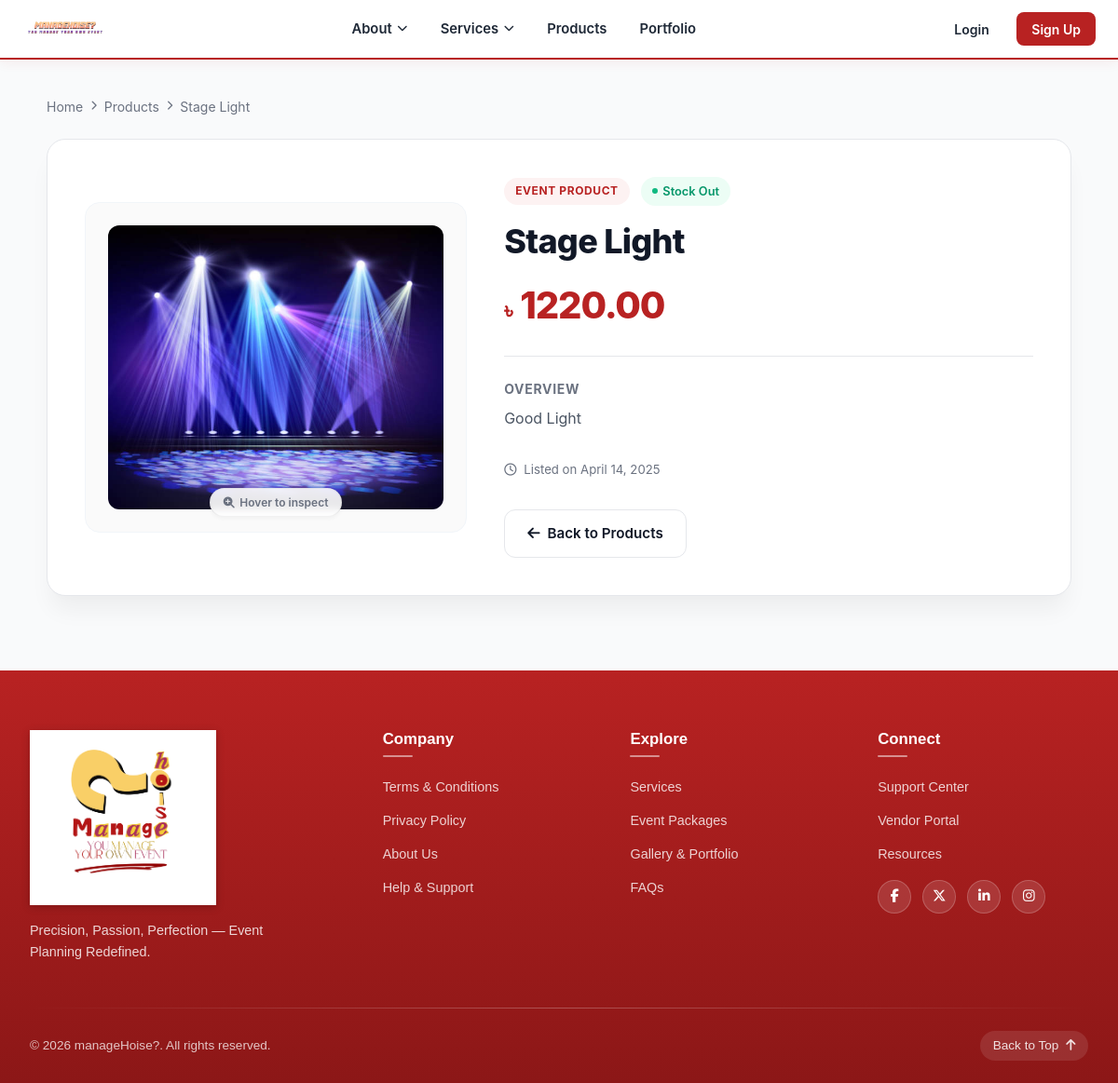
Screenshot of /product/2/ with the database file from the repository.
### EventApp/models.py (models this page shows, shortened)
class Product(models.Model):
    STATUS_CHOICES = (
        ('In Stock', 'In Stock'),
        ('Stock Out', 'Stock Out'),
        ('Will be available soon', 'Will be available soon'),
    )
    seller = models.ForeignKey(User, on_delete=models.CASCADE, related_name='products', null=True, blank=True)
    category = models.ForeignKey(Category, on_delete=models.CASCADE, related_name='products')
    name = models.CharField(max_length=100)
    description = models.TextField()
    price = models.DecimalField(max_digits=10, decimal_places=2)
    p_photo = models.ImageField(upload_to='product_photos/', null=True, blank=True)
    status = models.CharField(max_length=100, choices=STATUS_CHOICES, default='In Stock')
    created_at = models.DateTimeField(auto_now_add=True)

class Category(models.Model):
    name = models.CharField(max_length=100)
    description = models.TextField(blank=True, null=True)
    class Meta:
        verbose_name_plural = "Categories"

### EventApp/views.py (the view)
# urls.py: path('product/<int:id>/', e_views.product_details, name='product_detail'), # Updated name to 'product_detail'
def product_details(request, id):
    product = get_object_or_404(Product, pk=id)
    return render(request, 'EventApp/product_details.html', {'product': product})

### template/EventApp/product_details.html (shortened to what this page needs)
{% load static %}
<!DOCTYPE html>
<html lang="en">
<head>
  <link href="https://cdn.jsdelivr.net/npm/bootstrap@5.3.3/dist/css/bootstrap.min.css" rel="stylesheet">
  <link rel="stylesheet" href="{% static 'css/header.css' %}" />
  <link rel="stylesheet" href="{% static 'css/footer.css' %}" />
  <link rel="stylesheet" href="{% static 'css/product_detail.css' %}" />
  <link rel="stylesheet" href="https://cdnjs.cloudflare.com/ajax/libs/font-awesome/6.5.1/css/all.min.css" />
</head>
<body>
  {% include 'header.html' %}
  <main class="mh-detail-container">
    <nav class="mh-breadcrumb">
      <a href="{% url 'home' %}">Home</a>
      <i class="fa-solid fa-chevron-right mh-breadcrumb-icon"></i>
      <a href="{% url 'product_list' %}">Products</a>
      <i class="fa-solid fa-chevron-right mh-breadcrumb-icon"></i>
      <span>{{ product.name }}</span>
    </nav>
    <div class="mh-product-card">
      <div class="row g-4 align-items-center">
        <div class="col-lg-5">
          <div class="mh-gallery-frame">
            {% if product.p_photo %}
              <img src="{{ product.p_photo.url }}" alt="{{ product.name }}" class="mh-gallery-image">
            {% else %}
              <img src="https://via.placeholder.com/450x450?text=No+Image+Available" alt="No image available" class="mh-gallery-image">
            {% endif %}
            <div class="mh-zoom-pill">
              <i class="fa-solid fa-magnifying-glass-plus"></i> Hover to inspect
            </div>
          </div>
        </div>
        <div class="col-lg-7">
          <div class="mh-product-info">
            <div class="mh-meta-badges">
              <span class="mh-badge-category">{{ product.category.name }}</span>
              <span class="mh-badge-status">{{ product.status }}</span>
            </div>
            <h1 class="mh-title">{{ product.name }}</h1>
            <div class="mh-price-block">
              <span class="mh-currency">৳</span>
              <span class="mh-amount">{{ product.price }}</span>
            </div>
            <div class="mh-section-label">Overview</div>
            <p class="mh-description">
              {% if product.description %}
                {{ product.description }}
              {% else %}
                No specific description provided for this setup asset.
              {% endif %}
            </p>
            <div class="mh-meta-footer">
              <i class="fa-regular fa-clock"></i>
              <span>Listed on {{ product.created_at|date:"F j, Y" }}</span>
            </div>
            <div class="mh-actions-group">
              <a href="{% url 'product_list' %}" class="mh-btn-secondary">
                <i class="fa-solid fa-arrow-left"></i> Back to Products
              </a>
            </div>
          </div>
        </div>
      </div>
    </div>
  </main>
  {% include 'footer.html' %}
</body>
</html>

### static/css/header.css (style rules this page uses)
:root { --mh-crimson: #b82222; --mh-crimson-hover: #961b1b; --mh-crimson-light: #fdf2f2; --mh-text: #1f2937; --mh-text-muted: #6b7280; --mh-border: #e5e7eb; }

### static/css/product_detail.css (style rules this page uses)
:root { --mh-crimson: #b82222; --mh-crimson-hover: #961b1b; --mh-crimson-light: #fdf2f2; --mh-dark: #111827; --mh-muted: #6b7280; --mh-bg: #f9fafb; --mh-card-bg: #ffffff; --mh-border: #e5e7eb; --mh-shadow: 0 20px 25px -5px rgba(0, 0, 0, 0.05), 0 8px 10px -6px rgba(0, 0, 0, 0.01); }
body { background-color: var(--mh-bg); color: var(--mh-dark); font-family: -apple-system, BlinkMacSystemFont, "Segoe UI", Roboto, "Helvetica Neue", Arial, sans-serif; }
.mh-detail-container { max-width: 1140px; margin: 2.5rem auto 5rem; padding: 0 1.25rem; }
.mh-breadcrumb { display: flex; align-items: center; gap: 0.5rem; font-size: 0.875rem; color: var(--mh-muted); margin-bottom: 1.5rem; }
.mh-breadcrumb a { color: var(--mh-muted); text-decoration: none; transition: color 0.2s ease; }
.mh-breadcrumb-icon { font-size: 0.65rem; }
.mh-product-card { background: var(--mh-card-bg); border-radius: 1.25rem; border: 1px solid var(--mh-border); box-shadow: var(--mh-shadow); overflow: hidden; padding: 2.5rem; }
.mh-gallery-frame { position: relative; background: #fafafa; border-radius: 1rem; border: 1px solid #f1f5f9; padding: 1.5rem; display: flex; flex-direction: column; align-items: center; justify-content: center; overflow: hidden; }
.mh-gallery-image { max-height: 420px; width: 100%; object-fit: contain; border-radius: 0.75rem; transition: transform 0.3s cubic-bezier(0.4, 0, 0.2, 1); }
.mh-zoom-pill { position: absolute; bottom: 1rem; background: rgba(255, 255, 255, 0.9); backdrop-filter: blur(4px); padding: 0.35rem 0.85rem; border-radius: 9999px; font-size: 0.75rem; font-weight: 600; color: var(--mh-muted); border: 1px solid rgba(0, 0, 0, 0.05); box-shadow: 0 2px 4px rgba(0, 0, 0, 0.04); display: flex; align-items: center; gap: 0.35rem; }
.mh-product-info { display: flex; flex-direction: column; height: 100%; padding-left: 1rem; }
.mh-meta-badges { display: flex; align-items: center; gap: 0.75rem; margin-bottom: 1rem; }
.mh-badge-category { background-color: var(--mh-crimson-light); color: var(--mh-crimson); font-size: 0.75rem; font-weight: 700; text-transform: uppercase; letter-spacing: 0.05em; padding: 0.35rem 0.75rem; border-radius: 9999px; }
.mh-badge-status { display: inline-flex; align-items: center; gap: 0.35rem; font-size: 0.8rem; font-weight: 600; padding: 0.35rem 0.75rem; border-radius: 9999px; background-color: #ecfdf5; color: #059669; }
.mh-badge-status::before { content: ""; width: 6px; height: 6px; background-color: #10b981; border-radius: 50%; }
.mh-title { font-size: 2.25rem; font-weight: 800; line-height: 1.25; color: var(--mh-dark); margin-bottom: 1rem; letter-spacing: -0.02em; }
.mh-price-block { display: flex; align-items: baseline; gap: 0.5rem; margin-bottom: 1.5rem; padding-bottom: 1.5rem; border-bottom: 1px solid var(--mh-border); }
.mh-currency { font-size: 1.5rem; font-weight: 700; color: var(--mh-crimson); }
.mh-amount { font-size: 2.5rem; font-weight: 800; color: var(--mh-crimson); letter-spacing: -0.03em; }
.mh-section-label { font-size: 0.875rem; font-weight: 700; text-transform: uppercase; color: var(--mh-muted); letter-spacing: 0.05em; margin-bottom: 0.5rem; }
.mh-description { font-size: 1rem; line-height: 1.7; color: #4b5563; margin-bottom: 2rem; }
.mh-meta-footer { font-size: 0.825rem; color: var(--mh-muted); margin-bottom: 2rem; display: flex; align-items: center; gap: 0.5rem; }
.mh-actions-group { display: flex; align-items: center; gap: 1rem; margin-top: auto; flex-wrap: wrap; }
.mh-btn-secondary { background-color: #ffffff; color: var(--mh-dark); font-weight: 600; font-size: 0.95rem; padding: 0.875rem 1.5rem; border-radius: 0.75rem; border: 1px solid var(--mh-border); display: inline-flex; align-items: center; justify-content: center; gap: 0.5rem; transition: all 0.2s ease; text-decoration: none; }

### rows the page displays
Product: name "Stage Light", p_photo (picture), category.name "EVENT PRODUCT", status "Stock Out", price "1220.00", description "Good Light", created_at "April 14, 2025"
